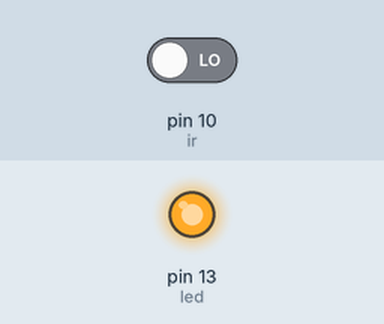
This sketch was run on a simulated Arduino Uno, built with avr-gcc and run on an emulated ATmega328P. On the bench: output pins drawn as LEDs (lit = HIGH). Inputs (shaded band) come from the test bench; at power-on: pin 10 (ir) LOW. What the sketch prints to the serial monitor is not drawn.

Above: at 1.2 s.
1.3 s: pin 10 (ir) driven HIGH
At 2.3 s:
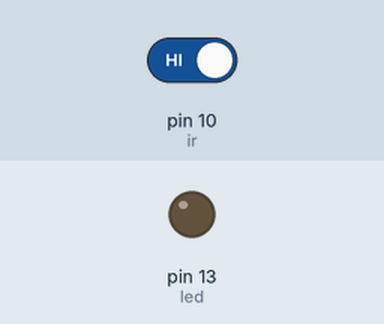
2.8 s: pin 10 (ir) driven LOW
At 3.5 s:
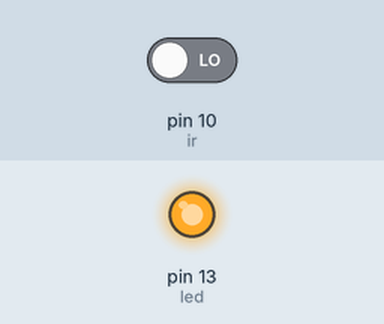
Timing chart, 0 to 5.8 s (numbered marks = the images above; inputs shaded):
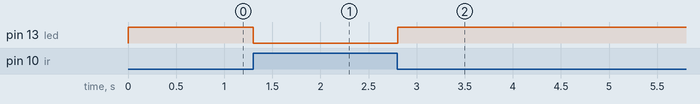

The sketch:

IR_Example.ino
```cpp
int ir =10;
int led = 13;
int val = 0;
void setup() {
  // put your setup code here, to run once:
pinMode(ir,INPUT);
pinMode(led,OUTPUT);
Serial.begin(9600);
}

void loop() {
  // put your main code here, to run repeatedly:
val = digitalRead(ir);
Serial.print (ir);
if (val == HIGH)
digitalWrite(13,LOW);
else
digitalWrite(13,HIGH);

}
```

Measured:
- after the input at 1.3 s, pin 13 (led): HIGH → LOW at once
- after the input at 2.8 s, pin 13 (led): LOW → HIGH at once
